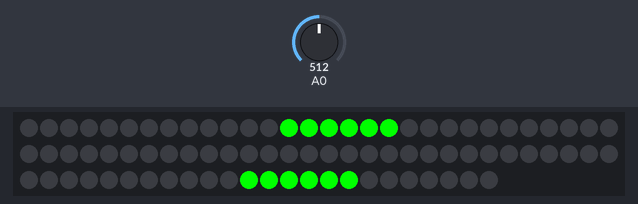
The sketch below on a simulated Arduino Uno, built with avr-gcc and run on an emulated ATmega328P. On the bench: 84 RGB LEDs in strip order, left to right, continuing on the next row. The inputs (shaded band) are chosen by the test bench; at power-on: A0 = 512. Dim RGB values are drawn brighter than linear; random numbers use the default seed unless the sketch sets one; what the sketch prints to the serial monitor is not drawn.

Above: at 1.2 s.
1.3 s: A0 set to 778
At 1.68 s:
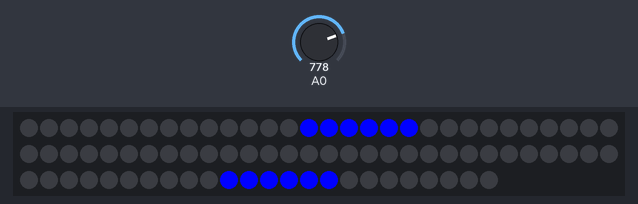
3.9 s: A0 set to 810
At 4.7 s:
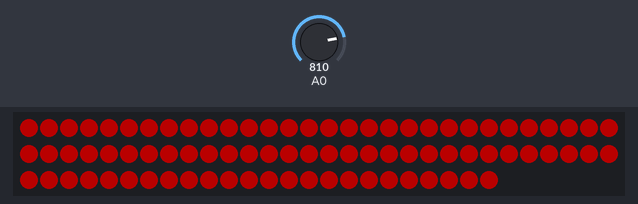
5.6 s: A0 set to 122
At 6.0 s:
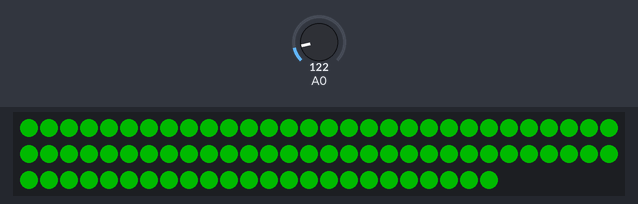
7.1 s: A0 set to 61
At 7.4 s:
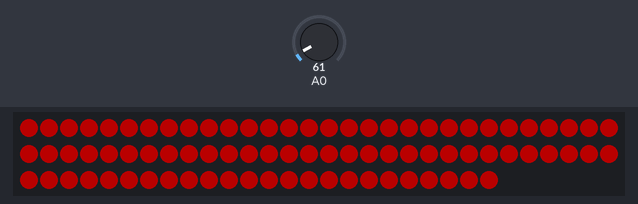
8.6 s: A0 set to 50
At 9.39 s:
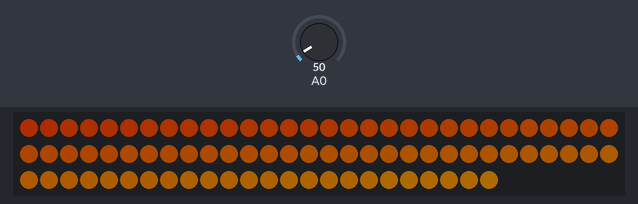
11.6 s: A0 set to 1023
At 11.88 s:
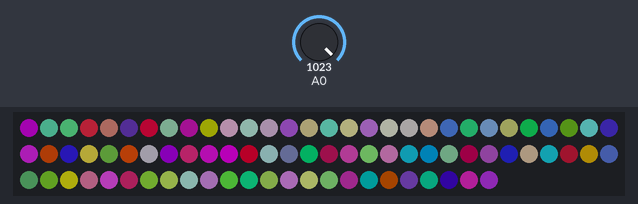

Measured:
- the behaviour switches between 796 and 797 on A0 (found by bisection; images 1 and 2)
- the behaviour switches between 57 and 56 on A0 (found by bisection; images 4 and 5)
- after the input at 7.1 s, the LEDs: change at once (image 4)
- after the input at 8.6 s, the LEDs: first change at once (image 5 shows a later state)

The sketch:

sketch.ino
```cpp
#include <Adafruit_NeoPixel.h>

#define SLOW_RAINBOW 0
#define SOLID_RED 1
#define SOLID_GREEN 2
#define SOLID_BLUE 3
#define BREATHING_RED 4
#define BREATHING_GREEN 5
#define BREATHING_BLUE 6
#define SLOW_FLASH_PURPLE 7
#define CHASING_UP_RED 8
#define CHASING_UP_GREEN 9
#define CHASING_UP_BLUE 10
#define CHASING_DOWN_RED 11
#define CHASING_DOWN_GREEN 12
#define CHASING_DOWN_BLUE 13
#define FAST_FLASH_RED 14
#define FAST_FLASH_GREEN 15
#define FAST_FLASH_BLUE 16
#define FAST_RAINBOW_FLASH 17

#define NUM_PATTERNS 18

#define PIN_NEO_PIXEL 9 // Arduino pin that connects to NeoPixel

// Robot settings
int max_pixel = 84;
int side_pixel_count = 29;
int top_pixel_count = max_pixel - 2 * side_pixel_count;

// Pattern delays
int breath_delay = 100;
int fast_flash_delay = 75;
int slow_flash_delay = 250;
int slow_rainbow_delay = 0;
int fast_rainbow_delay = 0;

Adafruit_NeoPixel NeoPixel(max_pixel, PIN_NEO_PIXEL, NEO_GRB + NEO_KHZ800);

// Default RGB values
const uint8_t value = 70;
const uint32_t RED = NeoPixel.Color(value, 0, 0);
const uint32_t GREEN = NeoPixel.Color(0, value, 0);
const uint32_t BLUE = NeoPixel.Color(0, 0, value);
const uint32_t PURPLE = NeoPixel.Color(value, 0, value);

void setup()
{
    NeoPixel.begin();
    Serial.begin(9600);
}

void loop()
{
    // Read the voltage from the AnalogOutput port
    int voltage = round((analogRead(A0) * NUM_PATTERNS) / 1024);

    Serial.println(analogRead(A0));
    Serial.println(voltage);
    Serial.println();

    uint32_t SUPER_RED = NeoPixel.Color(255, 0, 0);
    uint32_t SUPER_GREEN = NeoPixel.Color(0, 255, 0);
    uint32_t SUPER_BLUE = NeoPixel.Color(0, 0, 255);

    switch (voltage)
    {
    case SLOW_RAINBOW:
        slowRainbow();
        delay(slow_rainbow_delay);
        break;

    case SOLID_RED:
        solidPattern(RED);
        break;
    case SOLID_GREEN:
        solidPattern(GREEN);
        break;
    case SOLID_BLUE:
        solidPattern(BLUE);
        break;

    case BREATHING_RED: // TODO - Remove hack
        solidPattern(BLUE);
        break;
    case BREATHING_GREEN:
        breathing((1.0 / 3.0) * 0xFFFF, 0x88);
        break;
    case BREATHING_BLUE:
        breathing((2.0 / 3.0) * 0xFFFF, 0xFF);
        break;

    case SLOW_FLASH_PURPLE:
        flash(PURPLE);
        delay(slow_flash_delay);
        break;

    case CHASING_UP_RED:
        chasingUp(SUPER_RED);
        break;
    case CHASING_UP_GREEN:
        chasingUp(SUPER_GREEN);
        break;
    case CHASING_UP_BLUE:
        chasingUp(SUPER_BLUE);
        break;

    case CHASING_DOWN_RED:
        chasingDown(SUPER_RED);
        break;
    case CHASING_DOWN_GREEN:
        chasingDown(SUPER_GREEN);
        break;
    case CHASING_DOWN_BLUE:
        chasingDown(SUPER_BLUE);
        break;

    case FAST_FLASH_RED:
        flash(RED);
        delay(fast_flash_delay);
        break;
    case FAST_FLASH_GREEN:
        flash(GREEN);
        delay(fast_flash_delay);
        break;
    case FAST_FLASH_BLUE:
        flash(BLUE);
        delay(fast_flash_delay);
        break;

    case FAST_RAINBOW_FLASH:
        noise();
        delay(fast_rainbow_delay);
        break;
    }
}

/**
 * Function: solidPattern
 * ----------------------
 * Description: This function displays a solid color pattern on the LEDs.
 */
void solidPattern(uint32_t color)
{
    NeoPixel.fill(color, 0, 0);
    NeoPixel.show();
}

/**
 * Function: offPattern
 * ----------------------
 * Description: This function turns off the LEDs by setting all pixels to black.
 */
void offPattern()
{
    NeoPixel.clear();
    NeoPixel.show();
}

const int rainbow_hue_increase = 45;
const int brightness = 50;
const int saturation = 255;
uint16_t hue = 0;

/**
 * Function: slowRainbow
 * ----------------------
 * Description: This function displays a slow rainbow pattern on the LEDs.
 *              It gradually transitions between different colors to create a smooth rainbow effect.
 *              The rate of this transition can be configured using `rainbow_hue_increase`
 */
void slowRainbow()
{
    for (int pixel = 0; pixel < max_pixel; pixel++)
    {
        uint16_t pixel_color = hue + (pixel * rainbow_hue_increase);
        NeoPixel.setPixelColor(pixel, NeoPixel.ColorHSV(pixel_color, saturation, brightness));
    }
    hue = hue + rainbow_hue_increase;
    NeoPixel.show();
}

int mod(int a, int b)
{
    int r = a % b;
    return r < 0 ? r + b : r;
}

const int chase_length = 6;
int chase_state = 0;

/**
 * Function: chasingUp
 * ----------------------
 * Description: This function displays a chasing pattern on the LEDs.
 *              A group of 6 LEDs move up both sides of the robot meeting at the top.
 */
void chasingUp(uint32_t color)
{
    NeoPixel.clear();
    NeoPixel.fill(color, chase_state, chase_length);
    NeoPixel.fill(color, max_pixel - chase_state, chase_length);
    NeoPixel.show();

    chase_state = mod((chase_state + 1), 1 + (max_pixel - chase_length) / 4);
}

/**
 * Function: chasingDown
 * ----------------------
 * Description: This function displays a chasing pattern on the LEDs.
 *              A group of 6 LEDs move up both sides of the robot meeting at the top.
 */
void chasingDown(uint32_t color)
{
    NeoPixel.clear();
    NeoPixel.fill(color, chase_state, chase_length);
    NeoPixel.fill(color, max_pixel - chase_state, chase_length);
    NeoPixel.show();

    chase_state = mod((chase_state - 1), 1 + (max_pixel - chase_length) / 4);
}

bool flash_state = false;

/**
 * Function: flash
 * ------------------
 * Description: This function flashes all pixels on, then all pixels off
 * State Machine:
 *              false : pixels off
 *              true  : pixels on
 */
void flash(uint32_t color)
{
    flash_state = !flash_state;
    if (flash_state)
    {
        offPattern();
    }
    else
    {
        solidPattern(color);
    }
}

/**
 * Function: noise
 * ------------------
 * Description: This function sets all pixels to random noise
 */
void noise()
{
    for (int pixel = 0; pixel < max_pixel; pixel++)
    {
        uint8_t random_red = random(0, value);
        uint8_t random_blue = random(0, value);
        uint8_t random_green = random(0, value);

        NeoPixel.setPixelColor(pixel, random_red, random_blue, random_green);
    }
    NeoPixel.show();
}

const int breathing_steps = 100;
int breathing_state = 0;
int breathing_direction = 1;

/**
 * Function: breathing
 * ------------------
 * Description: Pixels gradually turn on and turn off
 * State Machine:
 *             i for 0..35 : pixels are i/35 * max_value
 */
void breathing(uint16_t hue, uint8_t max_value)
{
    if (breathing_state == 0)
    {
        breathing_direction = 1;
    }
    else if (breathing_state == breathing_steps - 1)
    {
        breathing_direction = -1;
    }

    uint8_t value = breathing_state * max_value / breathing_steps;
    solidPattern(NeoPixel.ColorHSV(hue, 255, value));

    breathing_state += breathing_direction;
}
```
